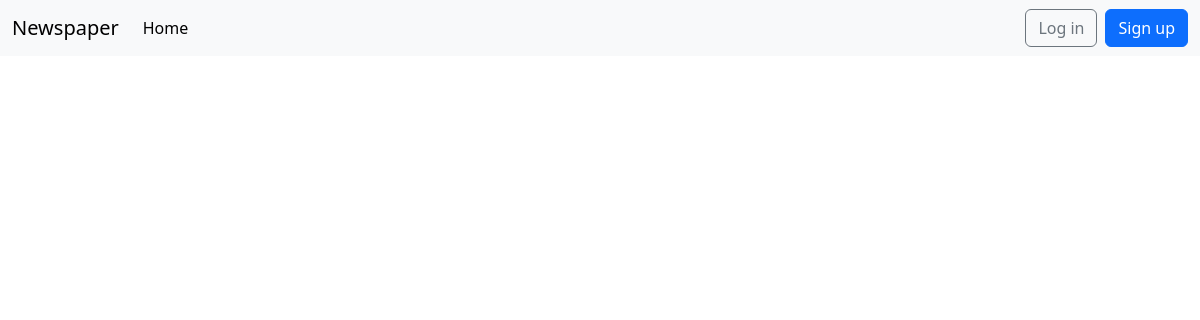
/articles/, run on an earlier commit of the app's database.
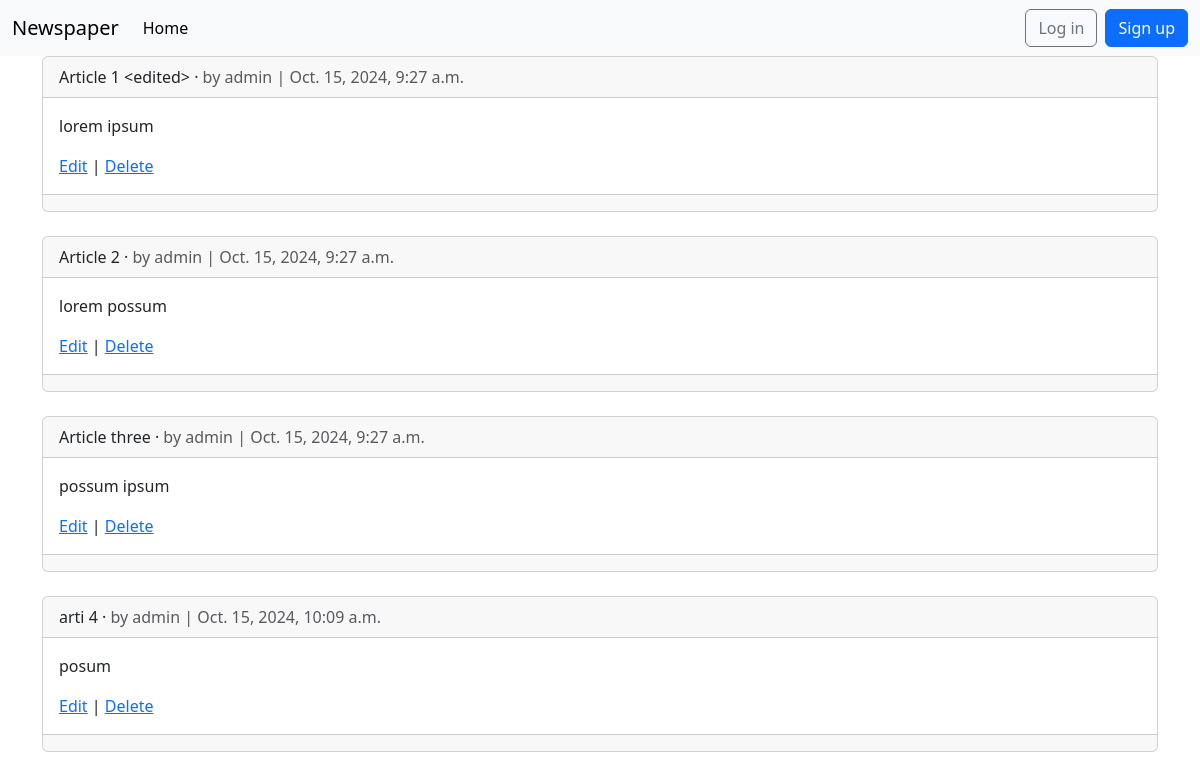
And on a later commit of the database.
### articles/models.py (models this page shows, shortened)
class Article(models.Model):
    title = models.CharField(max_length=255)
    body = models.TextField()
    date = models.DateTimeField(auto_now_add=True)
    author = models.ForeignKey(settings.AUTH_USER_MODEL, on_delete=models.CASCADE)

### accounts/models.py (models this page shows)
class CustomUser(AbstractUser):
    age = models.PositiveIntegerField(null=True, blank=True)

### articles/views.py (the view)
# urls.py: path("", ArticleListView.as_view(), name="article_list"),
class ArticleListView(ListView):
    model = Article
    template_name = "article_list.html"

### templates/article_list.html (shortened to what this page needs)
{% extends "base.html" %}
{% block content %}
{% for article in article_list %}
<div class="card">
    <div class="card-header">
        <span class="font-weight-bold">{{ article.title }}</span>
        &middot;
        <span class="text-muted">by {{ article.author }} | {{ article.date }}</span>
    </div>
    <div class="card-body">
        <p>{{ article.body }}</p>
        <a href="{% url 'article_edit' article.pk %}">Edit</a> |
        <a href="{% url 'article_delete' article.pk %}">Delete</a>
    </div>
    <div class="card-footer text-center text-muted">
    </div>
</div>
    <br />
{% endfor %}
{% endblock content %}

What changed in the data, as far as the page shows it:
added Article: title "Article 1 <edited>", author "admin", date "Oct. 15, 2024, 9:27 a.m.", body "lorem ipsum"
added Article: title "Article 2", author "admin", date "Oct. 15, 2024, 9:27 a.m.", body "lorem possum"
added Article: title "Article three", author "admin", date "Oct. 15, 2024, 9:27 a.m.", body "possum ipsum"
added Article: title "arti 4", author "admin", date "Oct. 15, 2024, 10:09 a.m.", body "posum"
